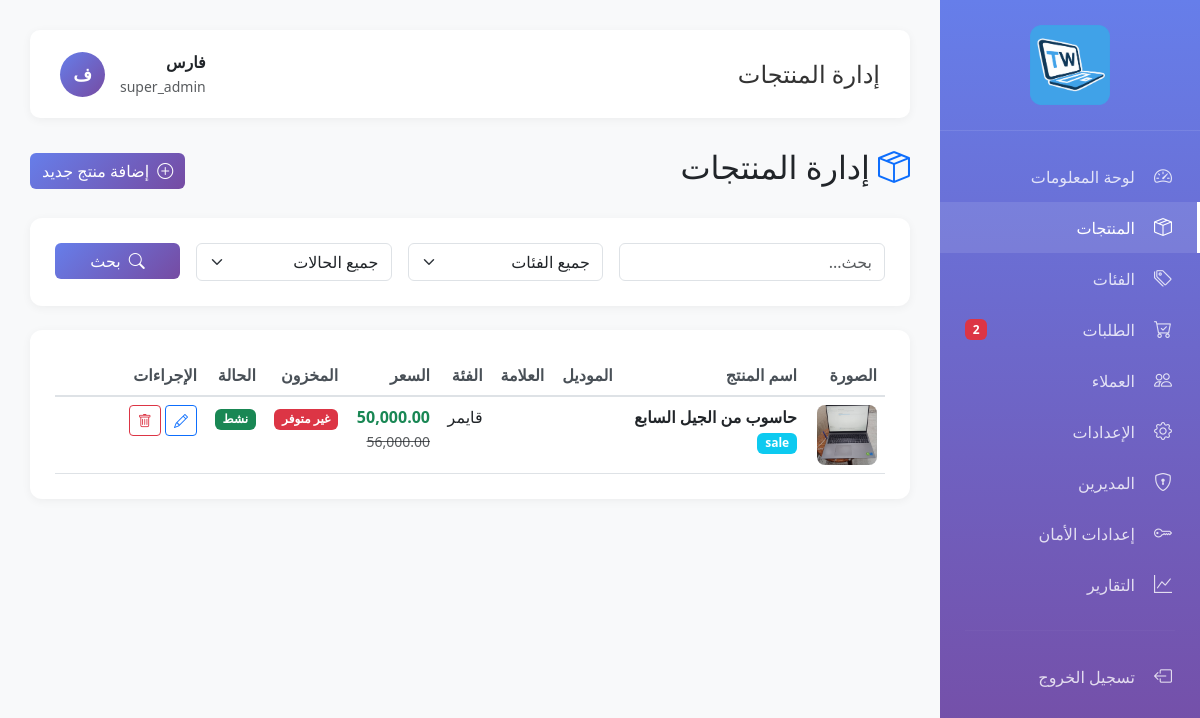
Screenshot of /admin/products.php (signed in) with the database file from the repository.
### tables this page shows
CREATE TABLE `products` (
  `id` int(11) NOT NULL,
  `name_ar` varchar(200) NOT NULL,
  `name_en` varchar(200) NOT NULL,
  `slug` varchar(200) NOT NULL,
  `sku` varchar(100) DEFAULT NULL,
  `model` varchar(100) DEFAULT NULL,
  `brand` varchar(100) DEFAULT NULL,
  `category_id` int(11) NOT NULL,
  `price` decimal(10,2) NOT NULL,
  `original_price` decimal(10,2) DEFAULT NULL,
  `discount_percentage` int(11) DEFAULT 0,
  `stock_count` int(11) DEFAULT 0,
  `in_stock` tinyint(1) DEFAULT 1,
  `min_stock` int(11) DEFAULT 5,
  `processor` varchar(200) DEFAULT NULL,
  `ram` varchar(100) DEFAULT NULL,
  `storage` varchar(100) DEFAULT NULL,
  `gpu` varchar(200) DEFAULT NULL,
  `screen_size` varchar(50) DEFAULT NULL,
  `screen_resolution` varchar(100) DEFAULT NULL,
  `battery` varchar(100) DEFAULT NULL,
  `weight` varchar(50) DEFAULT NULL,
  `os` varchar(100) DEFAULT NULL,
  `ports` text DEFAULT NULL,
  `description_short` text DEFAULT NULL,
  `description_full` text DEFAULT NULL,
  `warranty` varchar(200) DEFAULT NULL,
  `badge` enum('new','bestseller','sale','featured','none') DEFAULT 'none',
  `status` enum('active','inactive','draft','out_of_stock') DEFAULT 'active',
  `views` int(11) DEFAULT 0,
  `sales` int(11) DEFAULT 0,
  `rating` decimal(3,2) DEFAULT 0.00,
  `review_count` int(11) DEFAULT 0,
  `meta_title` varchar(200) DEFAULT NULL,
  `meta_description` text DEFAULT NULL,
  `meta_keywords` text DEFAULT NULL,
  `created_at` timestamp NOT NULL DEFAULT current_timestamp(),
  `updated_at` timestamp NOT NULL DEFAULT current_timestamp() ON UPDATE current_timestamp()
);

CREATE TABLE `categories` (
  `id` int(11) NOT NULL,
  `name_ar` varchar(100) NOT NULL,
  `name_en` varchar(100) NOT NULL,
  `slug` varchar(100) NOT NULL,
  `description` text DEFAULT NULL,
  `icon` varchar(100) DEFAULT NULL,
  `image` varchar(255) DEFAULT NULL,
  `is_active` tinyint(1) DEFAULT 1,
  `display_order` int(11) DEFAULT 0,
  `created_at` timestamp NOT NULL DEFAULT current_timestamp(),
  `updated_at` timestamp NOT NULL DEFAULT current_timestamp() ON UPDATE current_timestamp()
);

### admin/products.php (the view, shortened to what this page needs)
<?php
require_once 'includes/functions.php';
include 'includes/header.php';
$search = isset($_GET['search']) ? clean($_GET['search']) : '';
$where = ['1=1'];
$whereClause = implode(' AND ', $where);
$page = isset($_GET['page']) ? (int)$_GET['page'] : 1;
$perPage = 10;
$offset = ($page - 1) * $perPage;
$sql = "SELECT p.*, c.name_ar as category_name,
        (SELECT image_url FROM product_images WHERE product_id = p.id AND is_primary = 1 LIMIT 1) as main_image
        FROM products p
        LEFT JOIN categories c ON p.category_id = c.id
        WHERE $whereClause
        ORDER BY p.created_at DESC
        LIMIT $perPage OFFSET $offset";
$products = $pdo->query($sql)->fetchAll();
?>
<div class="mb-4">
    <div class="row align-items-center">
        <div class="col-md-6">
            <h2><i class="bi bi-box-seam text-primary me-2"></i>إدارة المنتجات</h2>
        </div>
        <div class="col-md-6 text-end">
            <a href="add-product.php" class="btn btn-primary">
                <i class="bi bi-plus-circle me-2"></i>إضافة منتج جديد
            </a>
        </div>
    </div>
</div>
<div class="table-card mb-4">
    <form method="GET" class="row g-3">
        <div class="col-md-4">
            <input type="text" class="form-control" name="search" placeholder="بحث..." value="<?php echo $search; ?>">
        </div>
        <div class="col-md-3">
            <select class="form-select" name="category">
                <option value="">جميع الفئات</option>
            </select>
        </div>
        <div class="col-md-3">
            <select class="form-select" name="status">
                <option value="">جميع الحالات</option>
            </select>
        </div>
        <div class="col-md-2">
            <button type="submit" class="btn btn-primary w-100">
                <i class="bi bi-search me-2"></i>بحث
            </button>
        </div>
    </form>
</div>
<div class="table-card">
    <div class="table-responsive">
        <table class="table table-hover">
            <thead>
                <tr>
                    <th width="80">الصورة</th>
                    <th>اسم المنتج</th>
                    <th>الموديل</th>
                    <th>العلامة</th>
                    <th>الفئة</th>
                    <th>السعر</th>
                    <th>المخزون</th>
                    <th>الحالة</th>
                    <th width="150">الإجراءات</th>
                </tr>
            </thead>
            <tbody>
                <?php foreach ($products as $product): ?>
                <tr>
                    <td>
                        <?php if ($product['main_image']): ?>
                        <img src="../<?php echo $product['main_image']; ?>" alt="<?php echo $product['name_ar']; ?>"
                             style="width: 60px; height: 60px; object-fit: cover; border-radius: 8px;">
                        <?php else: ?>
                        <div style="width: 60px; height: 60px; background: #e9ecef; border-radius: 8px; display: flex; align-items: center; justify-content: center;">
                            <i class="bi bi-image text-muted"></i>
                        </div>
                        <?php endif; ?>
                    </td>
                    <td>
                        <strong><?php echo $product['name_ar']; ?></strong>
                        <?php if ($product['badge'] != 'none'): ?>
                        <br><small class="badge bg-info"><?php echo $product['badge']; ?></small>
                        <?php endif; ?>
                    </td>
                    <td><?php echo $product['model']; ?></td>
                    <td><?php echo $product['brand']; ?></td>
                    <td><?php echo $product['category_name']; ?></td>
                    <td>
                        <strong class="text-success"><?php echo formatPrice($product['price']); ?></strong>
                        <?php if ($product['original_price']): ?>
                        <br><small class="text-muted text-decoration-line-through"><?php echo formatPrice($product['original_price']); ?></small>
                        <?php endif; ?>
                    </td>
                    <td>
                        <?php if ($product['stock_count'] > 0): ?>
                        <span class="badge bg-success"><?php echo $product['stock_count']; ?> متوفر</span>
                        <?php else: ?>
                        <span class="badge bg-danger">غير متوفر</span>
                        <?php endif; ?>
                    </td>
                    <td>
                        <?php
                        $statusBadge = [
                            'active' => 'success',
                            'inactive' => 'danger',
                            'draft' => 'secondary'
                        ];
                        $statusText = [
                            'active' => 'نشط',
                            'inactive' => 'غير نشط',
                            'draft' => 'مسودة'
                        ];
                        ?>
                        <span class="badge bg-<?php echo $statusBadge[$product['status']]; ?>">
                            <?php echo $statusText[$product['status']]; ?>
                        </span>
                    </td>
                    <td>
                        <a href="edit-product.php?id=<?php echo $product['id']; ?>" class="btn btn-sm btn-outline-primary" title="تعديل">
                            <i class="bi bi-pencil"></i>
                        </a>
                        <a href="?delete=<?php echo $product['id']; ?>" class="btn btn-sm btn-outline-danger"
                           onclick="return confirmDelete('هل أنت متأكد من حذف هذا المنتج؟')" title="حذف">
                            <i class="bi bi-trash"></i>
                        </a>
                    </td>
                </tr>
                <?php endforeach; ?>
            </tbody>
        </table>
    </div>
</div>
<?php include 'includes/footer.php'; ?>

### includes/functions.php (shortened to what this page needs)
<?php
function formatPricePlain($price) {
    return number_format($price, 2, '.', ',');
}
function formatPrice($price) {
    return '<span class="en-num">' . formatPricePlain($price) . '</span>';
}

### admin/includes/header.php (style rules this page uses)
:root { --primary-color: #667eea; --secondary-color: #764ba2; --sidebar-width: 260px; }
body { font-family: 'Segoe UI', Tahoma, Geneva, Verdana, sans-serif; background-color: #f8f9fa; }
.table-card { background: white; border-radius: 12px; padding: 25px; box-shadow: 0 2px 10px rgba(0,0,0,0.05); }
.table-card .table { margin-bottom: 0; }
.table thead th { border-bottom: 2px solid #dee2e6; font-weight: 600; color: #495057; }
.btn-primary { background: linear-gradient(135deg, var(--primary-color), var(--secondary-color)); border: none; }

### rows the page displays
products: name_ar "حاسوب من الجيل السابع", badge "sale", category.name_ar "قايمر", price "50,000.00 56,000.00", stock_count "غير متوفر", status "نشط"

### other values shown
$newOrdersCount "2"
$pageTitle "إدارة المنتجات"
$_SESSION['admin_name'] "فارس"
$_SESSION['admin_role'] "super_admin"
substr($_SESSION['admin_name'], 0, 2) "ف"
